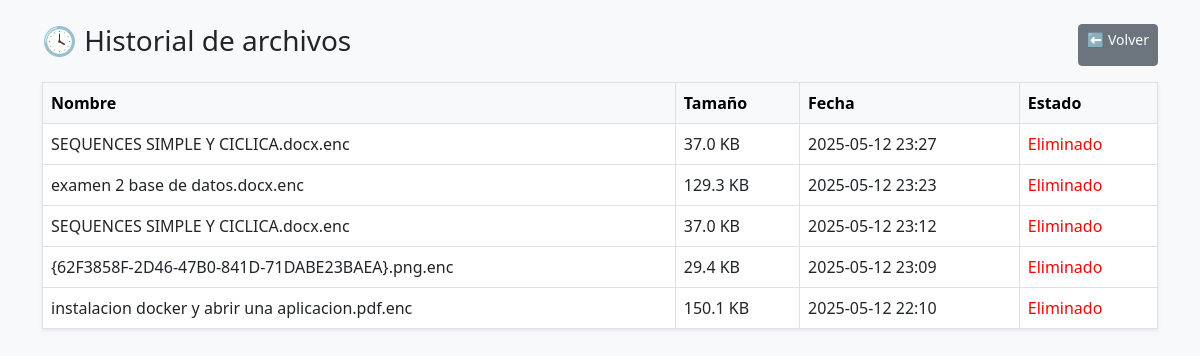
/historial (signed in), run on an earlier commit of the app's database.
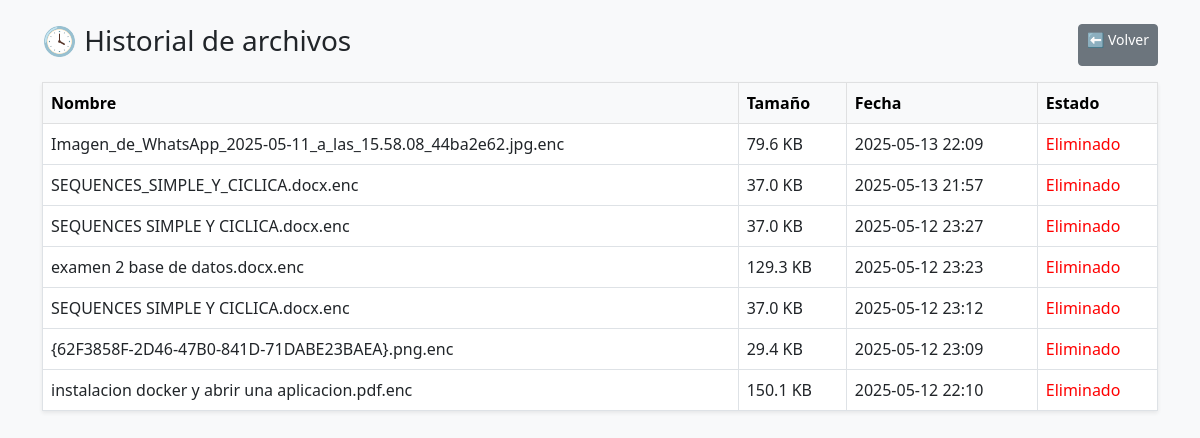
And on a later commit of the database.
### app/database.py (models this page shows)
class Backup(db.Model):
    id = db.Column(db.Integer, primary_key=True)
    filename = db.Column(db.String(255), nullable=False)
    size_kb = db.Column(db.Float, nullable=False)
    timestamp = db.Column(db.DateTime, nullable=False)
    user_id = db.Column(db.Integer, db.ForeignKey('user.id'), nullable=False)
    eliminado = db.Column(db.Boolean, default=False)
    user = db.relationship('User', backref='backups')

### app/routes.py (the view)
@main.route("/historial")
@login_required
def historial():
    backups = Backup.query.filter_by(user_id=current_user.id).order_by(Backup.timestamp.desc()).all()
    registros = [{
        "name": b.filename,
        "size": f"{b.size_kb:.1f} KB",
        "date": b.timestamp.strftime('%Y-%m-%d %H:%M'),
        "status": "Disponible" if os.path.isfile(os.path.join(current_app.config["UPLOAD_FOLDER"], b.filename)) else "Eliminado"
    } for b in backups]
    return render_template("historial.html", registros=registros)

### app/database.py (called while the page is built)
@login_manager.user_loader
def load_user(user_id):
    return User.query.get(int(user_id))

### app/templates/historial.html (shortened to what this page needs)
<!DOCTYPE html>
<html lang="es">
<head>
  <link href="https://cdn.jsdelivr.net/npm/bootstrap@5.3.0/dist/css/bootstrap.min.css" rel="stylesheet">
</head>
<body>
  <div class="container py-4">
    <div class="d-flex justify-content-between mb-3">
      <h3>🕓 Historial de archivos</h3>
      <a href="{{ url_for('main.index') }}" class="btn btn-secondary btn-sm">⬅️ Volver</a>
    </div>
    <table class="table table-hover table-bordered bg-white shadow-sm">
      <thead class="table-light">
        <tr>
          <th>Nombre</th>
          <th>Tamaño</th>
          <th>Fecha</th>
          <th>Estado</th>
        </tr>
      </thead>
      <tbody>
        {% for r in registros %}
        <tr>
          <td>{{ r.name }}</td>
          <td>{{ r.size }}</td>
          <td>{{ r.date }}</td>
          <td>
            <span class="{{ 'status-disponible' if r.status == 'Disponible' else 'status-eliminado' }}">
              {{ r.status }}
            </span>
          </td>
        </tr>
        {% endfor %}
      </tbody>
    </table>
  </div>
</body>
</html>

### app/templates/historial.html (style rules this page uses)
body { background-color: #f8f9fa; }
.status-eliminado { color: red; }

What changed in the data, as far as the page shows it:
added Backup: name "Imagen_de_WhatsApp_2025-05-11_a_las_15.58.08_44ba2e62.jpg.enc", size "79.6 KB", date "2025-05-13 22:09", status "Eliminado"
added Backup: name "SEQUENCES_SIMPLE_Y_CICLICA.docx.enc", size "37.0 KB", date "2025-05-13 21:57", status "Eliminado"
